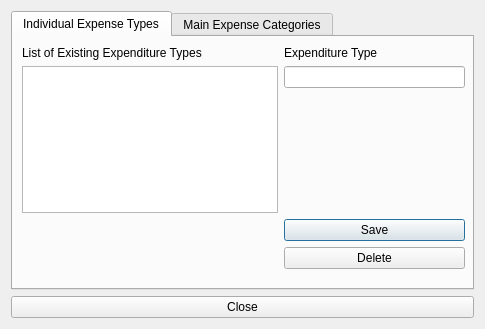
<?xml version="1.0" encoding="UTF-8"?>
<ui version="4.0">
 <class>ExpenditureTypes</class>
 <widget class="QDialog" name="ExpenditureTypes">
  <property name="geometry">
   <rect>
    <x>0</x>
    <y>0</y>
    <width>485</width>
    <height>329</height>
   </rect>
  </property>
  <property name="minimumSize">
   <size>
    <width>419</width>
    <height>297</height>
   </size>
  </property>
  <property name="maximumSize">
   <size>
    <width>1677215</width>
    <height>16777215</height>
   </size>
  </property>
  <property name="windowTitle">
   <string>Manage Expenditure Types</string>
  </property>
  <layout class="QGridLayout" name="gridLayout">
   <item row="0" column="0">
    <widget class="QTabWidget" name="expenseCategoryListView">
     <property name="currentIndex">
      <number>0</number>
     </property>
     <widget class="QWidget" name="tab">
      <attribute name="title">
       <string>Individual Expense Types</string>
      </attribute>
      <widget class="QFrame" name="frame">
       <property name="geometry">
        <rect>
         <x>0</x>
         <y>0</y>
         <width>461</width>
         <height>241</height>
        </rect>
       </property>
       <property name="sizePolicy">
        <sizepolicy hsizetype="MinimumExpanding" vsizetype="MinimumExpanding">
         <horstretch>0</horstretch>
         <verstretch>0</verstretch>
        </sizepolicy>
       </property>
       <property name="frameShape">
        <enum>QFrame::NoFrame</enum>
       </property>
       <property name="frameShadow">
        <enum>QFrame::Plain</enum>
       </property>
       <layout class="QFormLayout" name="formLayout">
        <item row="0" column="0">
         <widget class="QLabel" name="label">
          <property name="text">
           <string>List of Existing Expenditure Types</string>
          </property>
         </widget>
        </item>
        <item row="0" column="1">
         <widget class="QLabel" name="label_2">
          <property name="text">
           <string>Expenditure Type</string>
          </property>
         </widget>
        </item>
        <item row="1" column="0">
         <widget class="QListView" name="expenseTypeListView">
          <property name="alternatingRowColors">
           <bool>true</bool>
          </property>
         </widget>
        </item>
        <item row="1" column="1">
         <widget class="QLineEdit" name="txtExpenseType"/>
        </item>
        <item row="2" column="1">
         <widget class="QPushButton" name="btnExpenseSave">
          <property name="text">
           <string>Save</string>
          </property>
         </widget>
        </item>
        <item row="3" column="1">
         <widget class="QPushButton" name="btnExpenseDelete">
          <property name="text">
           <string>Delete</string>
          </property>
         </widget>
        </item>
       </layout>
      </widget>
     </widget>
     <widget class="QWidget" name="tab_2">
      <attribute name="title">
       <string>Main Expense Categories</string>
      </attribute>
      <widget class="QFrame" name="frame_2">
       <property name="geometry">
        <rect>
         <x>0</x>
         <y>0</y>
         <width>461</width>
         <height>241</height>
        </rect>
       </property>
       <property name="sizePolicy">
        <sizepolicy hsizetype="MinimumExpanding" vsizetype="MinimumExpanding">
         <horstretch>0</horstretch>
         <verstretch>0</verstretch>
        </sizepolicy>
       </property>
       <property name="frameShape">
        <enum>QFrame::NoFrame</enum>
       </property>
       <property name="frameShadow">
        <enum>QFrame::Raised</enum>
       </property>
       <widget class="QPushButton" name="btnCategorySave">
        <property name="geometry">
         <rect>
          <x>271</x>
          <y>170</y>
          <width>85</width>
          <height>28</height>
         </rect>
        </property>
        <property name="text">
         <string>Save</string>
        </property>
       </widget>
       <widget class="QLabel" name="label_3">
        <property name="geometry">
         <rect>
          <x>271</x>
          <y>9</y>
          <width>128</width>
          <height>18</height>
         </rect>
        </property>
        <property name="text">
         <string>Expenditure Type</string>
        </property>
       </widget>
       <widget class="QPushButton" name="btnCategoryDelete">
        <property name="geometry">
         <rect>
          <x>271</x>
          <y>204</y>
          <width>85</width>
          <height>28</height>
         </rect>
        </property>
        <property name="text">
         <string>Delete</string>
        </property>
       </widget>
       <widget class="QListView" name="expenditureCategorylistView">
        <property name="geometry">
         <rect>
          <x>9</x>
          <y>33</y>
          <width>256</width>
          <height>201</height>
         </rect>
        </property>
        <property name="alternatingRowColors">
         <bool>true</bool>
        </property>
       </widget>
       <widget class="QLineEdit" name="txtCategory">
        <property name="geometry">
         <rect>
          <x>271</x>
          <y>33</y>
          <width>163</width>
          <height>28</height>
         </rect>
        </property>
       </widget>
       <widget class="QLabel" name="label_4">
        <property name="geometry">
         <rect>
          <x>9</x>
          <y>9</y>
          <width>248</width>
          <height>18</height>
         </rect>
        </property>
        <property name="text">
         <string>List of Existing Expenditure Types</string>
        </property>
       </widget>
      </widget>
     </widget>
    </widget>
   </item>
   <item row="1" column="0">
    <widget class="QPushButton" name="btnExpenditureClose">
     <property name="text">
      <string>Close</string>
     </property>
    </widget>
   </item>
  </layout>
 </widget>
 <tabstops>
  <tabstop>expenseCategoryListView</tabstop>
  <tabstop>btnExpenditureClose</tabstop>
 </tabstops>
 <resources/>
 <connections>
  <connection>
   <sender>btnExpenditureClose</sender>
   <signal>clicked()</signal>
   <receiver>ExpenditureTypes</receiver>
   <slot>mdiClose()</slot>
   <hints>
    <hint type="sourcelabel">
     <x>32</x>
     <y>298</y>
    </hint>
    <hint type="destinationlabel">
     <x>209</x>
     <y>265</y>
    </hint>
   </hints>
  </connection>
 </connections>
 <slots>
  <slot>saveExpenditureType()</slot>
  <slot>deleteExpenditureType()</slot>
  <slot>pickSelectedExpenditure()</slot>
  <slot>saveCategoryType()</slot>
  <slot>deleteCategoryType()</slot>
  <slot>pickSelectedCategory()</slot>
  <slot>mdiClose()</slot>
 </slots>
</ui>
